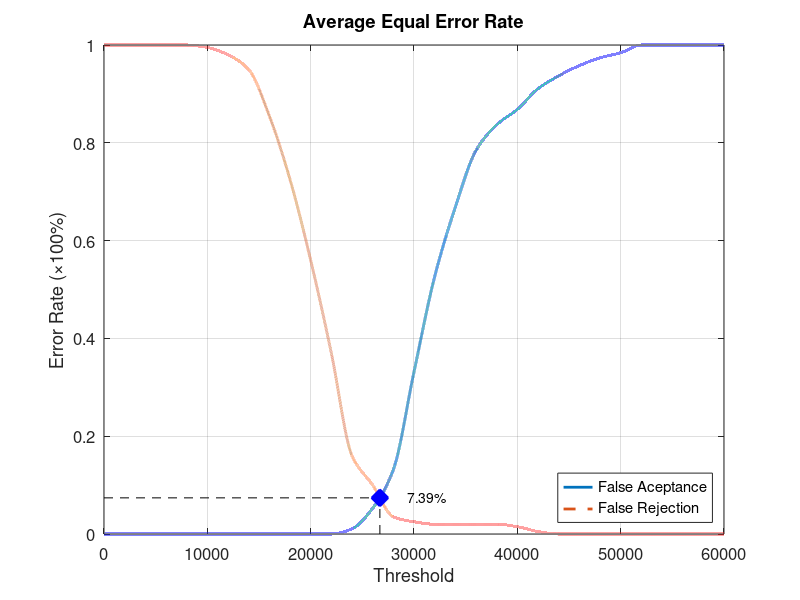
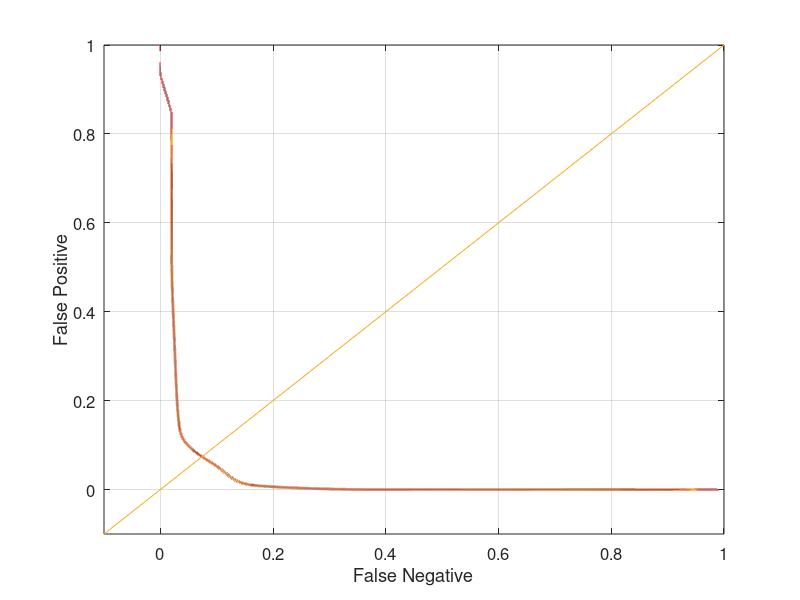

Source code (MATLAB) for these figures, in order:
function yEER = Database5_4
close all;
clear;
clc;
x = 0:2000:60000;
xq = 0:0.5:60000;

y0 = [0 0 0 0 0 0 0 0 0 0 0 0 0.0105263 0.0526316 0.131579 0.331579 0.526316 0.668421 0.784211 0.836842 0.868421 0.910526 0.936842 0.957895 0.973684 0.984211 1 1 1 1 1];
yy0 = interp1(x, y0, xq, 'pchip');
y1 = [1 1 1 1 1 0.995 0.98 0.95 0.855 0.725 0.56 0.37 0.16 0.1 0.035 0.025 0.02 0.02 0.02 0.02 0.015 0.005 0 0 0 0 0 0 0 0 0];
yy1 = interp1(x, y1, xq, 'pchip');

% Calculating EER: 
y2 = abs(y0 - y1);
find(y2 == min(y2))
yy2 = abs(yy0 - yy1);
xEER = find(yy2 == min(yy2));
xEERIndex = xq(xEER) % X-axis EER
yEER = yy0(xEER) % Y-axis EER

main = figure
plot(xq, yy0,'-','LineWidth', 2);	hold on
plot(xq, yy1,'--','LineWidth', 2);	hold on
plot([xEERIndex xEERIndex], [0 yEER], 'k--');	hold on
plot([0 xEERIndex], [yEER yEER], 'k--');	hold on
plot(xEERIndex, yEER, 'bx', 'LineWidth', 10);	hold on
text(xEERIndex + 10 * xEERIndex / 100, yEER, [num2str(round((10000 * yEER)) / 100) '%'])
legend('False Aceptance', 'False Rejection', 'Location', 'SouthEast')
xlabel('Threshold')
ylabel('Error Rate (\times100%)')
title('Average Equal Error Rate')
set(gca, 'FontSize', 12)
axis([0 60000 0 1])
grid on

print(main, 'Database5_4Main', '-dpng');
FNRxFPR = figure('Color', [1 1 1]);
plot(yy1, yy0, '-', yy1, yy0, 'LineWidth', 2);
hold on
y = -0.1:0.1:1
plot(y, y); 
set(gca, 'FontSize', 12)
xlabel('False Negative')
ylabel('False Positive')
axis([-0.1 1 -0.1 1])
set(gca, 'FontSize', 12)
grid on

print(FNRxFPR, 'Database5_4FNRxFPR','-dpng');
end
